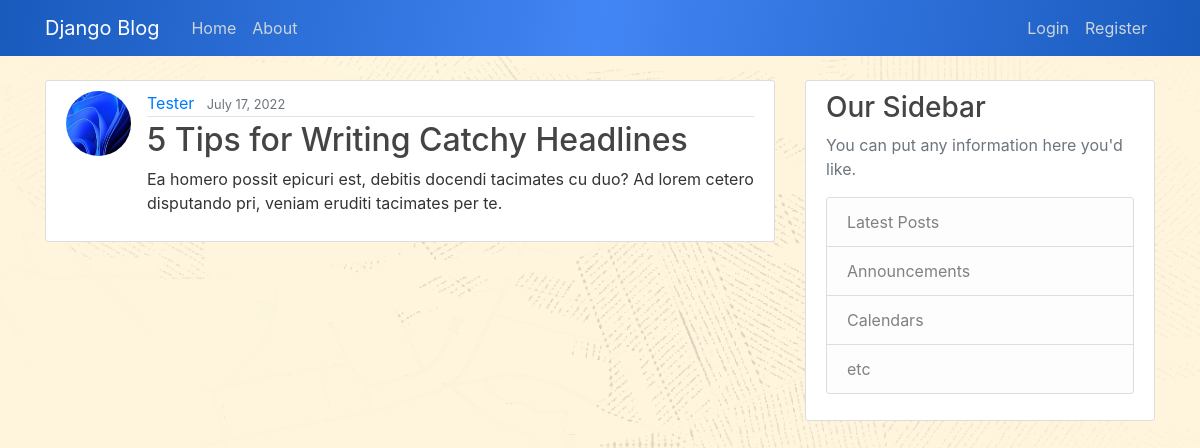
The app's page /post/24/ with its own data.
### blog/models.py (models this page shows, shortened)
class Post(models.Model):
    title = models.CharField(max_length=100)
    content = models.TextField()
    date_posted = models.DateTimeField(default=timezone.now)
    author = models.ForeignKey(User, on_delete=models.CASCADE)

### users/models.py (models this page shows, shortened)
class Profile(models.Model):
    user = models.OneToOneField(User, on_delete=models.CASCADE)
    image = models.ImageField(default='default.jpg',upload_to='profile_pics')

### blog/views.py (the view)
# urls.py: path('post/<int:pk>/', PostDetailView.as_view(),name='post-detail'),
class PostDetailView(DetailView):
    model = Post

### blog/templates/blog/post_detail.html (shortened to what this page needs)
{% extends "blog/base.html" %}
{% block content %}
    <article class="media content-section">
        <img class="rounded-circle article-img" src="{{ object.author.profile.image.url }}">
        <div class="media-body">
            <div class="article-metadata">
                <a class="mr-2" href="{% url 'user-posts' post.author.username %}">{{ object.author }}</a>
                <small class="text-muted">{{ object.date_posted|date:"F d, Y" }}</small>
            </div>
            <h2 class="article-title">{{ object.title }}</h2>
            <p class="article-content">{{ object.content }}</p>
        </div>
    </article>
{% endblock content%}

### blog/static/blog/main.css (style rules this page uses)
body { background-image: url('download.png'); background-size: cover; color: #333333; margin-top: 5rem; }
h1, h2, h3, h4, h5, h6 { color: #444444; }
.content-section { background: #ffffff; padding: 10px 20px; border: 1px solid #dddddd; border-radius: 3px; margin-bottom: 20px; }
.article-title { color: #444444; }
.article-content { white-space: pre-line; }
.article-img { height: 65px; width: 65px; margin-right: 16px; }
.article-metadata { padding-bottom: 1px; margin-bottom: 4px; border-bottom: 1px solid #e3e3e3 }

### records on screen
Post: author.profile.image (placeholder picture), author "Tester", date_posted "July 17, 2022", title "5 Tips for Writing Catchy Headlines", content "Ea homero possit epicuri est, debitis docendi tacimates cu duo? Ad lorem cetero disputando pri, veniam eruditi tacimates per te."
